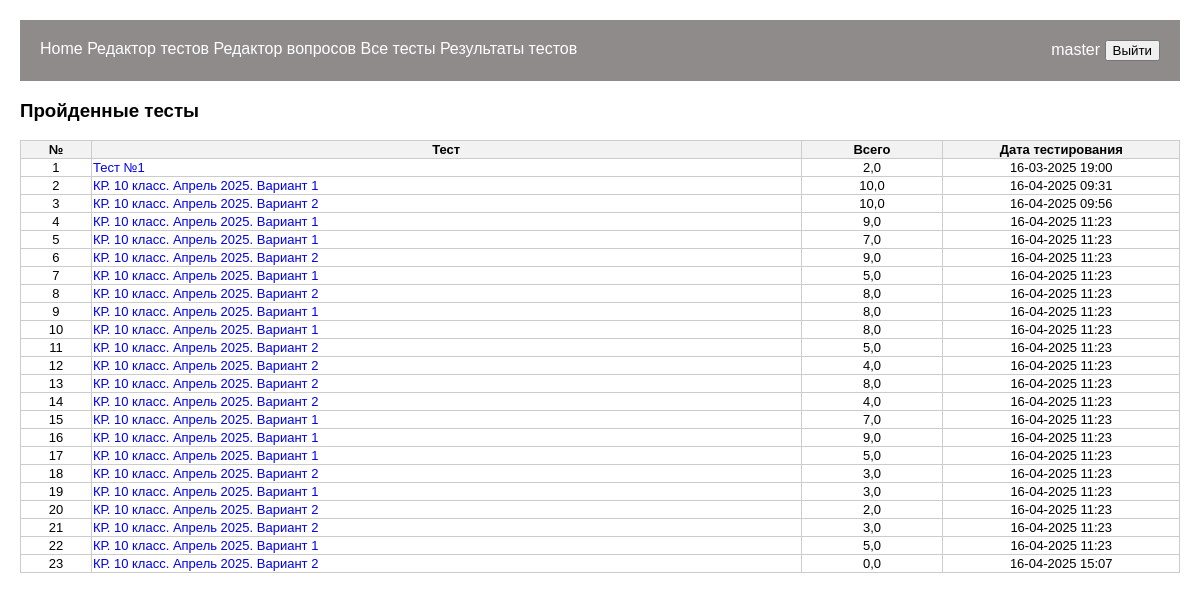
Page /tests/my_tests/ (signed in) on the committed database.
### tests/models.py (models this page shows, shortened)
class StudentResponse(models.Model):
    student = models.ForeignKey(User, on_delete=models.CASCADE, verbose_name='Учащийся')
    test = models.ForeignKey(Test, on_delete=models.CASCADE, verbose_name='Тест')
    answers = models.JSONField(verbose_name='Ответы')  # Ответы как JSON
    score = models.FloatField(null=True, blank=True, verbose_name='Набрано')
    time_answer = models.DateTimeField(default=datetime.datetime.now(), verbose_name='Создано')
    right_answer = models.JSONField(verbose_name='Правильный ответ')
    def __str__(self):
        return f"{self.student.username} - {self.test.title}"

class Test(models.Model):
    title = models.CharField(max_length=200, verbose_name='Название')
    questions = models.ManyToManyField(Question, verbose_name='Вопросы')
    created_by = models.ForeignKey(User, on_delete=models.CASCADE, verbose_name='Автор')
    time_create_test = models.DateTimeField(default=datetime.datetime.now(), verbose_name='Создано')
    klass_destination = models.CharField(default='7', max_length=2, choices=CLASSES, verbose_name='Класс')
    repeated_answer = models.BooleanField(default=False, verbose_name='Разрешена отправка')
    only_one_answer = models.BooleanField(default=True, verbose_name='Многократность ответов')
    tmp = models.BooleanField(default=True, verbose_name='Без заданий (временный тест)')

### tests/views.py (the view)
# urls.py: path('my_tests/', user_test_results, name='my_tests'),
@login_required
def user_test_results(request):
    if request.user.is_authenticated:
        if request.user.is_superuser:
            results = StudentResponse.objects.all().distinct()
            print(set(results))
            return render(request, 'tests/my_tests.html', {'results': set(results)})
        else:
            results = StudentResponse.objects.filter(student_id=request.user.id)
            return render(request, 'tests/my_tests.html', {'results': results})
    else:
        return redirect('login')

### tests/templates/tests/my_tests.html (shortened to what this page needs)
{% extends 'tests/base.html' %}
{% block content %}
{% if user.is_superuser %}
    <h3>Пройденные тесты</h3>
{% else %}
    <h3>Мои пройденные тесты</h3>
{% endif %}
{% if results %}
<table id="table_total">
    <thead>
        <tr>
            <th style="width: 3%">№</th>
            <th style="width: 30%;">Тест</th>
            <th style="width: 6%">Всего</th>
            <th style="width: 10%">Дата тестирования</th>
        </tr>
    </thead>
    {% for result in results %}
    <tr>
        <td align="center">
            {{ forloop.counter }}
        </td>
        <td>
            {% if user.is_superuser  %}
                <a href="{% url 'test_students_results' result.test_id %}">{{ result.test.title }}</a>
            {% else %}
                {{ result.test.title }}
            {% endif %}
        </td>
        <td align="center">
            {{ result.score }}
        </td>
        <td align="center">
            {{ result.time_answer|date:"d-m-Y H:i" }}
        </td>
    </tr>
    {% endfor %}
</table>
{% else %}
    <p>У вас нет пройденных тестов.</p>
{% endif %}
{% endblock %}

### tests/templates/tests/base.html (shortened to what this page needs)
<!DOCTYPE html>
<html lang="ru">
<head>
    {% load static %}
    <link rel="stylesheet" type="text/css" href="{% static 'css/styles.css' %}">
</head>
<body>
    <div class="navbar">
        <div class="nav-left">
            <a href="{% url 'home' %}">Home</a>
            {% if user.is_authenticated %}
            {% if user.is_superuser %}
            <a href="{% url 'add_test' %}">Редактор тестов</a>
            {% endif %}
            {% if user.is_superuser %}
            <a href="{% url 'list_questions' %}">Редактор вопросов</a>
            {% endif %}
            {% if user.is_superuser %}
            <a href="{% url 'tests_list_admin' %}">Все тесты</a>
            {% else %}
            <a href="{% url 'test_list' %}">Тесты</a>
            {% endif %}
            {% if user.is_superuser %}
            <a href="{% url 'tests_all_results_admin' %}">
                Результаты тестов
            </a>
            {% else %}
            <a href="{% url 'my_tests' %}">
                Мои результаты
            </a>
            {% endif %}
            {% endif %}
        </div>
        {% if user.is_authenticated %}
        <div class="nav-right">
            <a href="{% url 'user_page' user.id %}">{{ user.username }}</a>
            <form method="post" action="{% url 'logout' %}" style="display:inline;">
                <button type="submit">Выйти</button>
            </form>
        </div>
        {% endif %}
    </div>
    <div>
        {% block content %}
        {% endblock %}
    </div>
</body>
</html>

### tests/static/css/styles.css (style rules this page uses)
#table_total { width: 100%; border-collapse: collapse; margin: auto; margin-bottom: 20px; font-size: small; }
th, td { border: 1px solid #ccc; }
td a { text-decoration: none; }
th { background-color: #f2f2f2; }
.navbar { display: flex; justify-content: space-between; background-color: #8f8b8b; padding: 20px; }
.navbar a { color: white; text-decoration: none; }
body { font-family: Arial, sans-serif; margin: 20px; }

### rows in the picture
StudentResponse: test "Тест №1", score "2,0", time_answer "16-03-2025 19:00"
StudentResponse: test "КР. 10 класс. Апрель 2025. Вариант 1", score "10,0", time_answer "16-04-2025 09:31"
StudentResponse: test "КР. 10 класс. Апрель 2025. Вариант 2", score "10,0", time_answer "16-04-2025 09:56"
StudentResponse: test "КР. 10 класс. Апрель 2025. Вариант 1", score "9,0", time_answer "16-04-2025 11:23"
StudentResponse: test "КР. 10 класс. Апрель 2025. Вариант 1", score "7,0", time_answer "16-04-2025 11:23"
StudentResponse: test "КР. 10 класс. Апрель 2025. Вариант 2", score "9,0", time_answer "16-04-2025 11:23"
StudentResponse: test "КР. 10 класс. Апрель 2025. Вариант 1", score "5,0", time_answer "16-04-2025 11:23"
StudentResponse: test "КР. 10 класс. Апрель 2025. Вариант 2", score "8,0", time_answer "16-04-2025 11:23"
StudentResponse: test "КР. 10 класс. Апрель 2025. Вариант 1", score "8,0", time_answer "16-04-2025 11:23"
StudentResponse: test "КР. 10 класс. Апрель 2025. Вариант 1", score "8,0", time_answer "16-04-2025 11:23"
StudentResponse: test "КР. 10 класс. Апрель 2025. Вариант 2", score "5,0", time_answer "16-04-2025 11:23"
StudentResponse: test "КР. 10 класс. Апрель 2025. Вариант 2", score "4,0", time_answer "16-04-2025 11:23"
StudentResponse: test "КР. 10 класс. Апрель 2025. Вариант 2", score "8,0", time_answer "16-04-2025 11:23"
StudentResponse: test "КР. 10 класс. Апрель 2025. Вариант 2", score "4,0", time_answer "16-04-2025 11:23"
StudentResponse: test "КР. 10 класс. Апрель 2025. Вариант 1", score "7,0", time_answer "16-04-2025 11:23"
StudentResponse: test "КР. 10 класс. Апрель 2025. Вариант 1", score "9,0", time_answer "16-04-2025 11:23"
StudentResponse: test "КР. 10 класс. Апрель 2025. Вариант 1", score "5,0", time_answer "16-04-2025 11:23"
StudentResponse: test "КР. 10 класс. Апрель 2025. Вариант 2", score "3,0", time_answer "16-04-2025 11:23"
StudentResponse: test "КР. 10 класс. Апрель 2025. Вариант 1", score "3,0", time_answer "16-04-2025 11:23"
StudentResponse: test "КР. 10 класс. Апрель 2025. Вариант 2", score "2,0", time_answer "16-04-2025 11:23"
StudentResponse: test "КР. 10 класс. Апрель 2025. Вариант 2", score "3,0", time_answer "16-04-2025 11:23"
StudentResponse: test "КР. 10 класс. Апрель 2025. Вариант 1", score "5,0", time_answer "16-04-2025 11:23"
StudentResponse: test "КР. 10 класс. Апрель 2025. Вариант 2", score "0,0", time_answer "16-04-2025 15:07"

### other values in the picture
{{ user.username }} "master"
